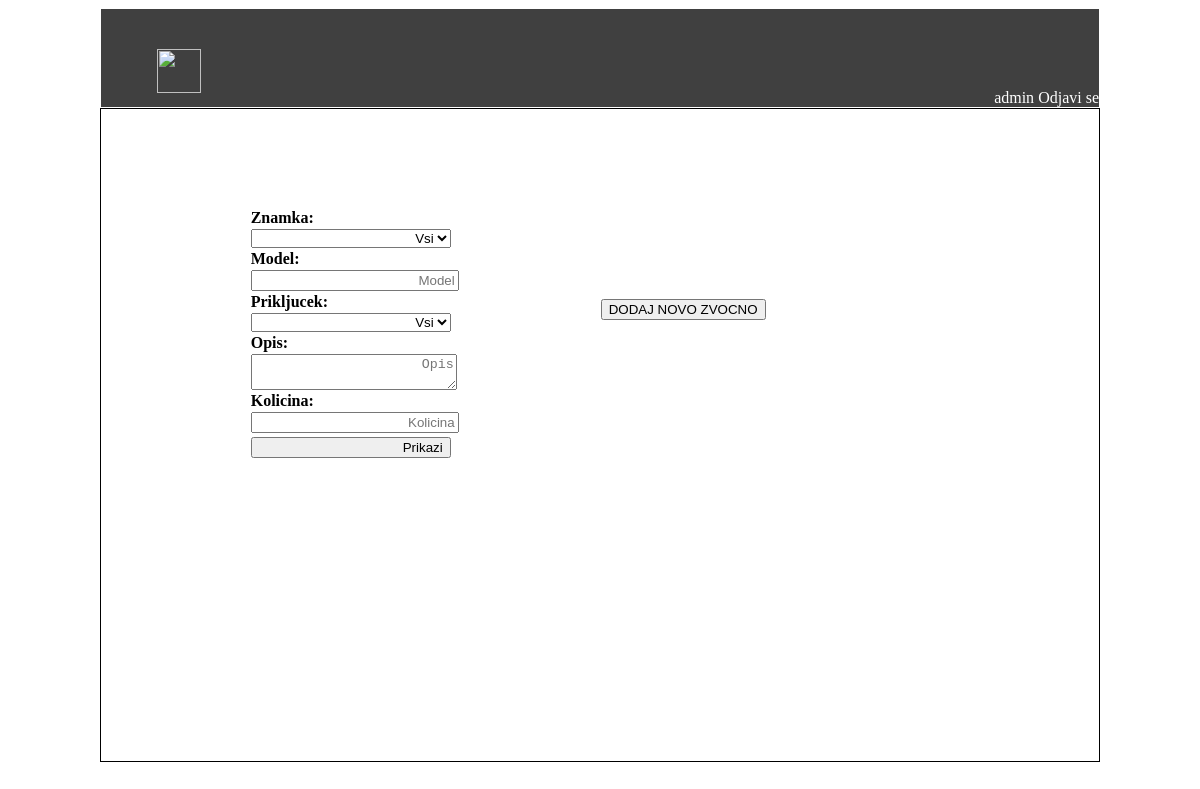
/app/zvocne (signed in), run on an earlier commit of the app's database.
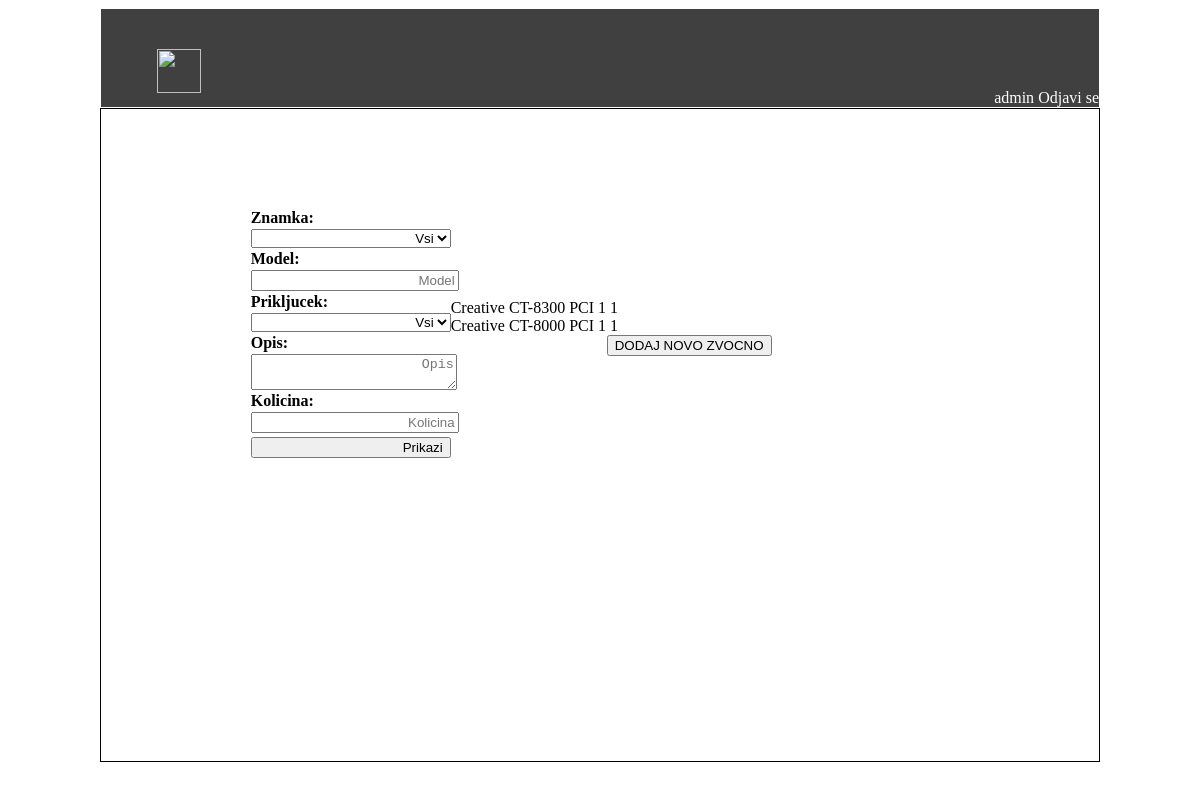
And on a later commit of the database.
### kalkulator/models.py (models this page shows)
class Zvocna(models.Model):
    znamka = models.CharField(max_length=20)
    model = models.CharField(max_length=20)
    prikljucek = models.CharField(max_length=20)
    opis = models.CharField(max_length=20)
    kolicina = models.CharField(max_length=20)

### kalkulator/views.py (the view, shortened to what this page needs)
@login_required
def zvocne(request):
    context = {}
    zvocne = Zvocna.objects.all()
    znamke = Zvocna.objects.values_list('znamka', flat=True).distinct()
    context['znamke'] = znamke
    context['zvocne'] = zvocne
    return render(request, 'kalkulator/zvocne.html', context)

### kalkulator/templates/kalkulator/zvocne.html (shortened to what this page needs)
{% extends "kalkulator/base.html" %}
{% block main %}
	<div id="Stanje">
		<form>
			<label>Znamka:</label><select name="znamka">
										<option>Vsi</option>
										</select>
			<label>Model:</label><input type="text" placeholder="Model" name="model">
			<label>Prikljucek:</label><select name="prikljucek">
										<option>Vsi</option>
										</select>
			<label>Opis:</label><textarea rows="2" placeholder="Opis" name="opis"></textarea>
			<label>Kolicina:</label><input type="text" placeholder="Kolicina" name="kolicina">
			<input type="submit" id="vpisi" value="Prikazi">
		</form>
		<br>
		<br>
		<br>
		<br>
		<br>
		{% for zvocna in zvocne %}
		{{zvocna.znamka}} {{zvocna.model}} {{zvocna.prikljucek }} {{zvocna.opis}}  {{zvocna.kolicina}}  <br>
		{% endfor %}
		<a href="dodajZvocno" style="margin-left:150px">
			<button> DODAJ NOVO ZVOCNO</button>
		</a>
	</div>
{% endblock %}

What changed in the data, as far as the page shows it:
added Zvocna: znamka "Creative", model "CT-8300", prikljucek "PCI", opis "1", kolicina "1"
added Zvocna: znamka "Creative", model "CT-8000", prikljucek "PCI", opis "1", kolicina "1"
